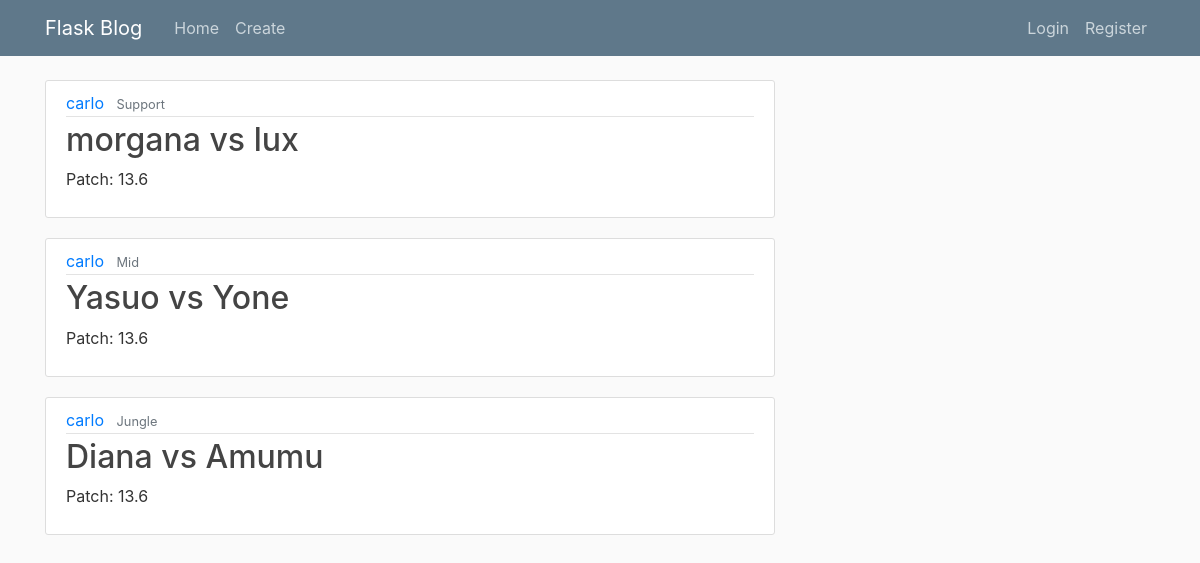
The page /flt_posts/carlo on the database its author committed.
### myflaskblog/models.py (models this page shows, shortened)
class Post(db.Model):
    id = db.Column(db.Integer, primary_key=True)
    title = db.Column(db.String(120), nullable=False)
    date_posted = db.Column(db.DateTime, nullable=False,
                            default=datetime.utcnow)
    post_content = db.Column(db.Text, nullable=False)
    patch = db.Column(db.String(5), nullable=False)
    role = db.Column(db.String(120), nullable=False)
    champion = db.Column(db.String(120), nullable=False)
    enemy = db.Column(db.String(120), nullable=False)
    user_id = db.Column(db.Integer, db.ForeignKey('user.id'), nullable=False)

class User(db.Model, UserMixin):
    id = db.Column(db.Integer, primary_key=True)
    username = db.Column(db.String(20), nullable=False, unique=True)
    email = db.Column(db.String(120), nullable=False, unique=True)
    password = db.Column(db.String(60), nullable=False)
    image_file = db.Column(db.String(30), nullable=False,
                           default="default_img.jpg")
    posts = db.relationship('Post', backref="author", lazy=True)
    def get_username(self):
        return self.username

### myflaskblog/routes.py (the view)
@app.route("/flt_posts/<string:user_username>")
def flt_posts(user_username):
    posts = User.query.filter_by(username=user_username).first().posts
    return render_template("home.html", title="Home Page", posts=posts)

### myflaskblog/templates/home.html
{% extends "layout.html" %}
{% block content %}
    {% for post in posts %}
            <article class="media content-section">
              <div class="media-body">
                <div class="article-metadata">
                  <a class="mr-2" href="{{ url_for('flt_posts' , user_username = post.author.username) }}">{{post.author.get_username()}}</a>
                  <small class="text-muted">{{ post.role }}</small>
                </div>
                <h2><a class="article-title" href="{{ url_for('post', id = post.id)}}">{{ post.champion }} vs {{ post.enemy }}</a></h2>
                <p class="article-patch">Patch: {{post.patch}}</p>
              </div>
            </article>
    {% endfor %}
{% endblock content %}

### myflaskblog/static/main.css (style rules this page uses)
body { background: #fafafa; color: #333333; margin-top: 5rem; }
h1, h2, h3, h4, h5, h6 { color: #444444; }
.content-section { background: #ffffff; padding: 10px 20px; border: 1px solid #dddddd; border-radius: 3px; margin-bottom: 20px; }
.article-title { color: #444444; }
.article-metadata { padding-bottom: 1px; margin-bottom: 4px; border-bottom: 1px solid #e3e3e3 }

### rows shown on the page
Post: author.get_username "carlo", role "Support", champion "morgana", enemy "lux", patch "13.6"
Post: author.get_username "carlo", role "Mid", champion "Yasuo", enemy "Yone", patch "13.6"
Post: author.get_username "carlo", role "Jungle", champion "Diana", enemy "Amumu", patch "13.6"
